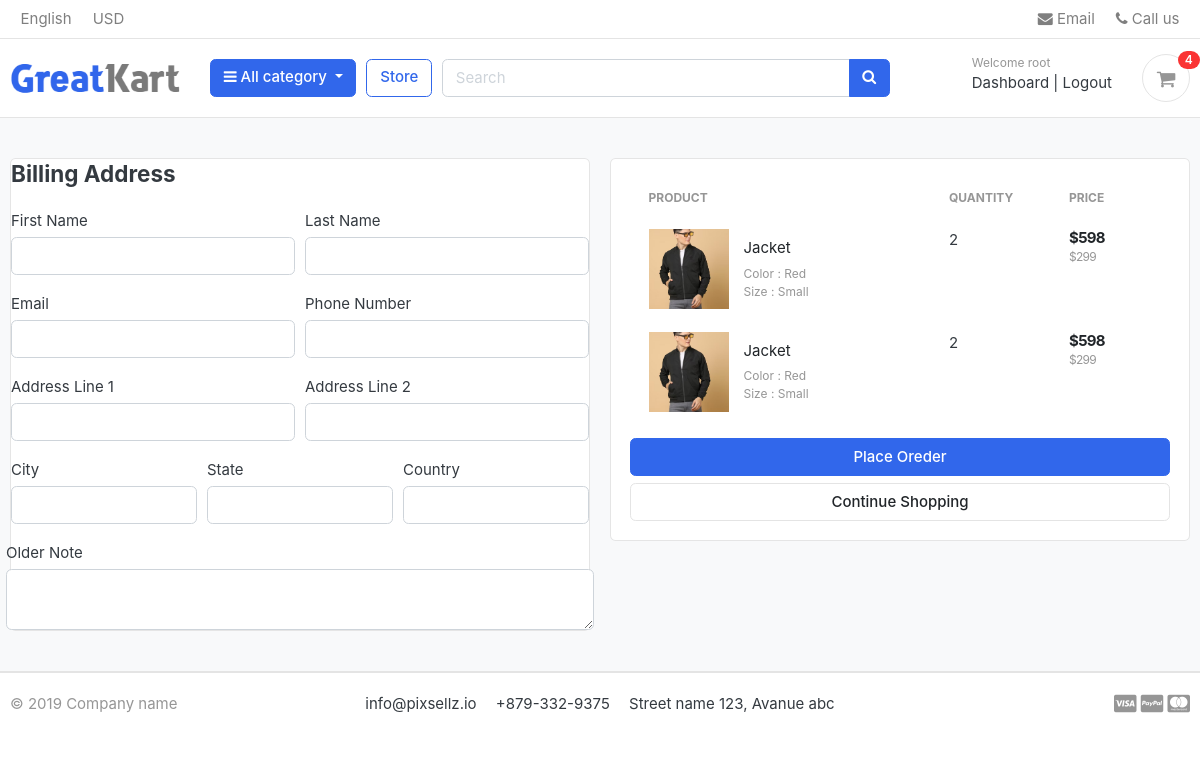
/cart/checkout/ (signed in), run on an earlier commit of the app's database.
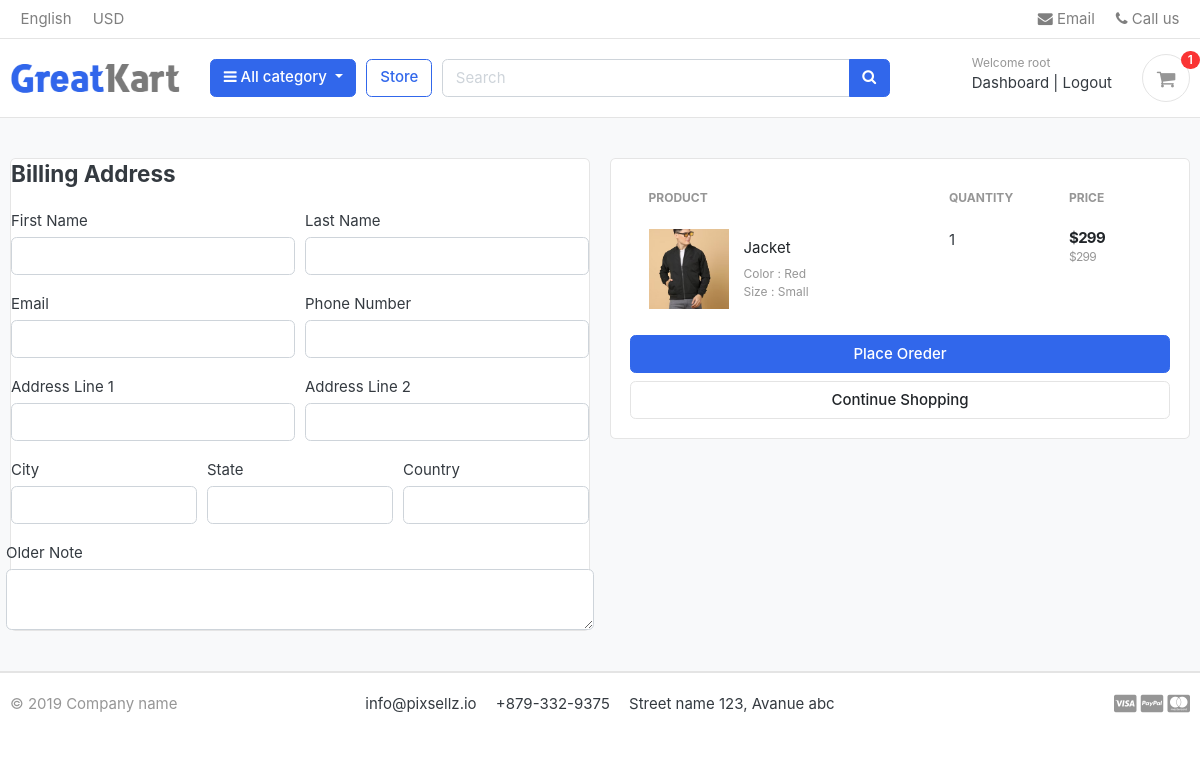
And on a later commit of the database.
### carts/models.py (models this page shows, shortened)
class CartItem(models.Model):
    user        = models.ForeignKey(Account, on_delete=models.CASCADE, null=True)
    product     = models.ForeignKey(Product, on_delete=models.CASCADE)
    variations  = models.ManyToManyField(Variation, blank=True)
    cart        = models.ForeignKey(Cart, on_delete=models.CASCADE, null=True)
    quantity    = models.IntegerField()
    is_active   = models.BooleanField(default=True)
    def sub_total(self):
        return self.product.price * self.quantity

### store/models.py (models this page shows, shortened)
class Product(models.Model):
    product_name    = models.CharField(max_length=100, unique=True)
    description     = models.TextField(max_length=500, blank=True)
    slug            = models.SlugField(max_length=100, unique=True)
    price           = models.IntegerField()
    images          = models.ImageField(upload_to='products')
    stock           = models.IntegerField()
    is_available    = models.BooleanField(default=True)
    category        = models.ForeignKey(Category, on_delete=models.CASCADE)
    created_date    = models.DateTimeField(auto_now_add=True)
    modified_date   = models.DateTimeField(auto_now=True)
    def get_url(self):
        return reverse('product_detail', args=[self.category.slug, self.slug])

class Variation(models.Model):
    product             = models.ForeignKey(Product, on_delete=models.CASCADE)
    variation_category  = models.CharField(max_length=50, choices=variation_category_choice)
    variation_value     = models.CharField(max_length=100)
    is_active           = models.BooleanField(default=True)
    created_date        = models.DateTimeField(auto_now=True)
    objects = VariationManager()

### carts/views.py (the view)
# urls.py: path('checkout/', views.checkout, name='checkout'),
@login_required(login_url='login')
def checkout(request, total=0, quantity=0, cart_items=None):
    try:
        tax = 0
        grand_total = 0
        if request.user.is_authenticated:
            cart_items = CartItem.objects.filter(user=request.user, is_active=True)
        else:
            cart = Cart.objects.get(cart_id = _cart_id(request))
            cart_items = CartItem.objects.filter(cart=cart, is_active=True)
        for cart_item in cart_items:
            total += (cart_item.product.price * cart_item.quantity)
            quantity += cart_item.quantity
        tax = (2 * total)/100
        grand_total = total + tax
    except ObjectDoesNotExist:
        pass
    context = {
         'total'       : total,
         'quantity'    : quantity,
         'cart_items'  : cart_items,
         'tax'         : tax,
         'grand_total' : grand_total,
     }
    return render(request, 'store/checkout.html', context)

### carts/context_processors.py (called while the page is built)
def counter(request):
    cart_count = 0
    if 'admin' in request.path:
        return{}
    else:
        try:
            cart = Cart.objects.filter(cart_id=_cart_id(request))
            if request.user.is_authenticated:
                cart_items = CartItem.objects.all().filter(user=request.user)
            else:
                cart_items = CartItem.objects.all().filter(cart=cart[:1])
            for cart_item in cart_items:
                cart_count += cart_item.quantity
        except Cart.DoesNotExist:
            cart_count = 0
    return dict(cart_count=cart_count)

### carts/views.py (called while the page is built)
def _cart_id(request):
    cart = request.session.session_key
    if not cart:
        cart = request.session.create()
    return cart

### category/context_processors.py (called while the page is built)
def menu_links(request):
    links = Category.objects.all()
    return dict(links=links)

### category/models.py (called while the page is built)
    def get_url(self):
        return reverse('products_by_category', args=[self.slug])

### templates/store/checkout.html (shortened to what the changed rows need)
{% extends 'base.html' %}
{% block content %}
<section class="section-content padding-y bg">
    <div class="container">
    <div class="row">
        <aside class="col-lg-6">
            <div class="card">
            <div class="card-body">
              <table class="table table-borderless table-shopping-cart">
                <thead class="text-muted">
                <tr class="small text-uppercase">
                  <th scope="col">Product</th>
                  <th scope="col" width="120">Quantity</th>
                  <th scope="col" width="120">Price</th>
                </tr>
                </thead>
                <tbody>
                {% for cart_item in cart_items %}
                <tr>
                    <td>
                        <figure class="itemside align-items-center">
                            <div class="aside"><img src="{{ cart_item.product.images.url }}" class="img-sm"></div>
                            <figcaption class="info">
                                <a href="{{ cart_item.product.get_url }}" class="title text-dark">{{ cart_item.product.product_name }}</a>
                                <p class="text-muted small">
                                    {% if cart_item.variations.all %}
                                        {% for item in cart_item.variations.all %}
                                            {{ item.variation_category | capfirst }} :
                                            {{ item.variation_value | capfirst }} <br>
                                        {% endfor %}
                                    {% endif %}
                                </p>
                            </figcaption>
                        </figure>
                    </td>
                    <td>
                      <label for="">{{ cart_item.quantity }}</label>
                    </td>
                    <td>
                        <div class="price-wrap">
                            <var class="price">${{ cart_item.sub_total}}</var>
                            <small class="text-muted"> ${{ cart_item.product.price }} </small>
                        </div>
                    </td>
                </tr>
                {% endfor %}
                </tbody>
                </table>
            </div>
            </div>
    </aside>
    </div>
    </div>
    </section>
{% endblock  %}

### templates/includes/navbar.html (shortened to what this page needs)
{%load static%}
<header class="section-header">
    <nav class="navbar p-md-0 navbar-expand-sm navbar-light border-bottom">
    <div class="container">
      <div class="collapse navbar-collapse" id="navbarTop4">
        <ul class="navbar-nav mr-auto">
            <li class="nav-item dropdown">
                 <a href="#" class="nav-link">   English </a>
            </li>
            <li class="nav-item dropdown">
                <a href="#" class="nav-link"> USD </a>
            </li>
        </ul>
        <ul class="navbar-nav">
            <li><a href="#" class="nav-link"> <i class="fa fa-envelope"></i> Email </a></li>
            <li><a href="#" class="nav-link"> <i class="fa fa-phone"></i> Call us </a></li>
        </ul>
      </div>
    </div>
    </nav>
    <section class="header-main border-bottom">
        <div class="container">
    <div class="row align-items-center">
        <div class="col-lg-2 col-md-3 col-6">
            <a href="{% url 'home' %}" class="brand-wrap">
                <img class="logo"  src="{% static './images/logo.png' %}">
            </a>
        </div>
        <div class="col-lg col-sm col-md col-6 flex-grow-0">
            <div class="category-wrap dropdown d-inline-block float-right">
                <button type="button" class="btn btn-primary dropdown-toggle" data-toggle="dropdown">
                    <i class="fa fa-bars"></i> All category
                </button>
            </div>
        </div>
        <a href="{% url 'store' %}" class="btn btn-outline-primary">Store</a>
        <div class="col-lg  col-md-6 col-sm-12 col">
            <form action="{% url 'search' %}" class="search" method="GET">
                <div class="input-group w-100">
                    <input type="text" class="form-control" style="width:60%;" placeholder="Search" name="keyword">
                    <div class="input-group-append">
                      <button class="btn btn-primary" type="submit">
                        <i class="fa fa-search"></i>
                      </button>
                    </div>
                </div>
            </form>
        </div>
        <div class="col-lg-3 col-sm-6 col-8 order-2 order-lg-3">
                    <div class="d-flex justify-content-end mb-3 mb-lg-0">
                        {% if user.id is None %}
                            <div class="widget-header">
                                <small class="title text-muted">Welcome guest!</small>
                                <div>
                                    <a href="{% url 'login' %}">Sign in</a> <span class="dark-transp"> | </span>
                                    <a href="./register.html"> Register</a>
                                </div>
                            </div>
                        {% else %}
                            <div class="widget-header">
                                <small class="title text-muted">Welcome {{user.first_name}}</small>
                                <div>
                                    <a href="{% url 'dashboard' %}">Dashboard</a> <span class="dark-transp"> | </span>
                                    <a href="{% url 'logout' %}">Logout</a>
                                </div>
                            </div>
                        {% endif %}
                        <a href="{% url 'cart' %}" class="widget-header pl-3 ml-3">
                            <div class="icon icon-sm rounded-circle border"><i class="fa fa-shopping-cart"></i></div>
                            <span class="badge badge-pill badge-danger notify">{{ cart_count }}</span>
                        </a>
                    </div>
                </div>
    </div>
        </div>
    </section>
    </header>

What changed in the data, as far as the page shows it:
removed CartItem: product.images (picture), product.product_name "Jacket", quantity "2", sub_total "598", product.price "299", Variation (variation_category "Color", variation_value "Red"), Variation (variation_category "Size", variation_value "Small")
removed CartItem: product.images (picture), product.product_name "Jacket", quantity "2", sub_total "598", product.price "299", Variation (variation_category "Color", variation_value "Red"), Variation (variation_category "Size", variation_value "Small")
added CartItem: product.images (picture), product.product_name "Jacket", quantity "1", sub_total "299", product.price "299", Variation (variation_category "Color", variation_value "Red"), Variation (variation_category "Size", variation_value "Small")
Also different on the page:
{{ cart_count }}: "4" → "1"
